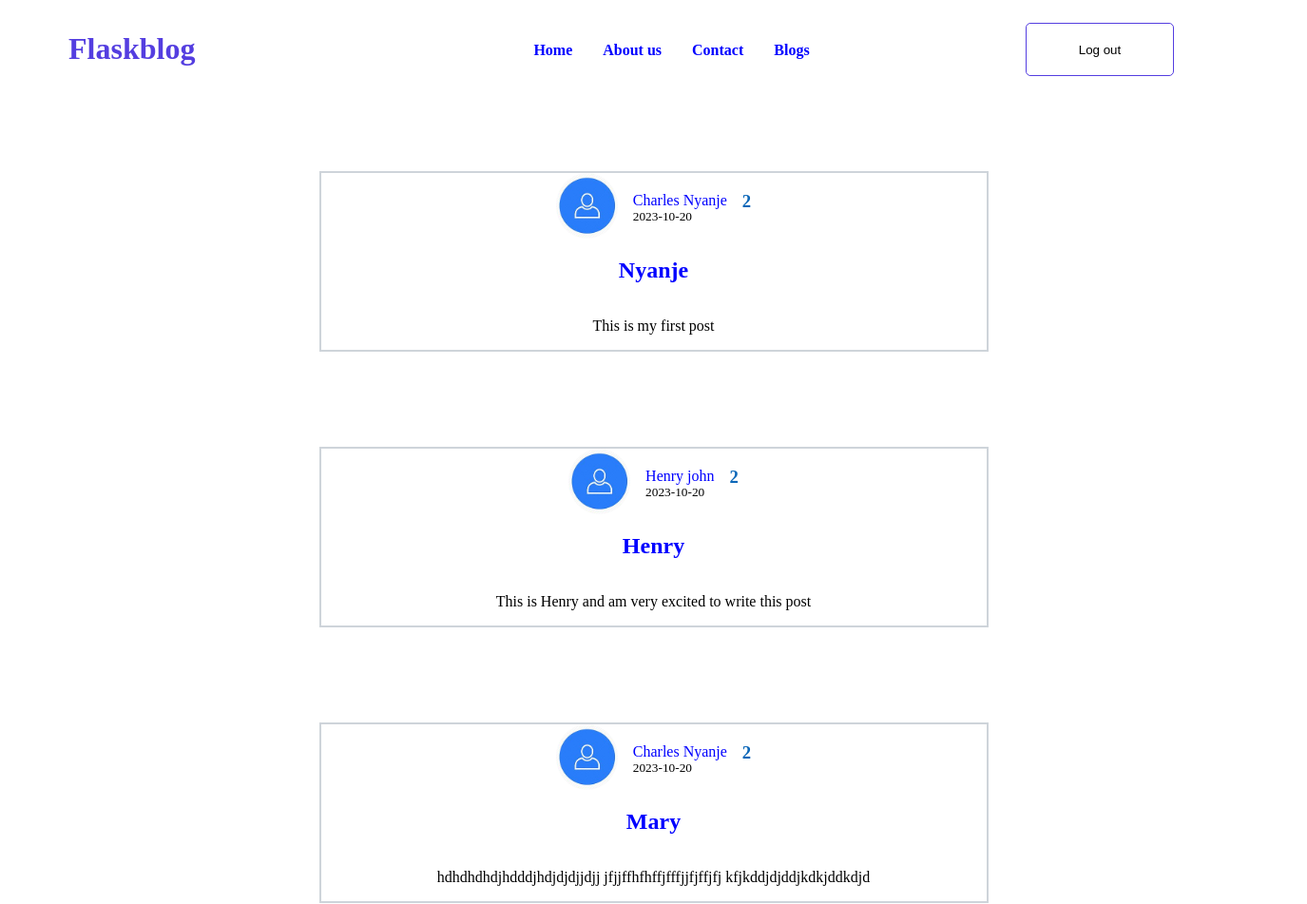
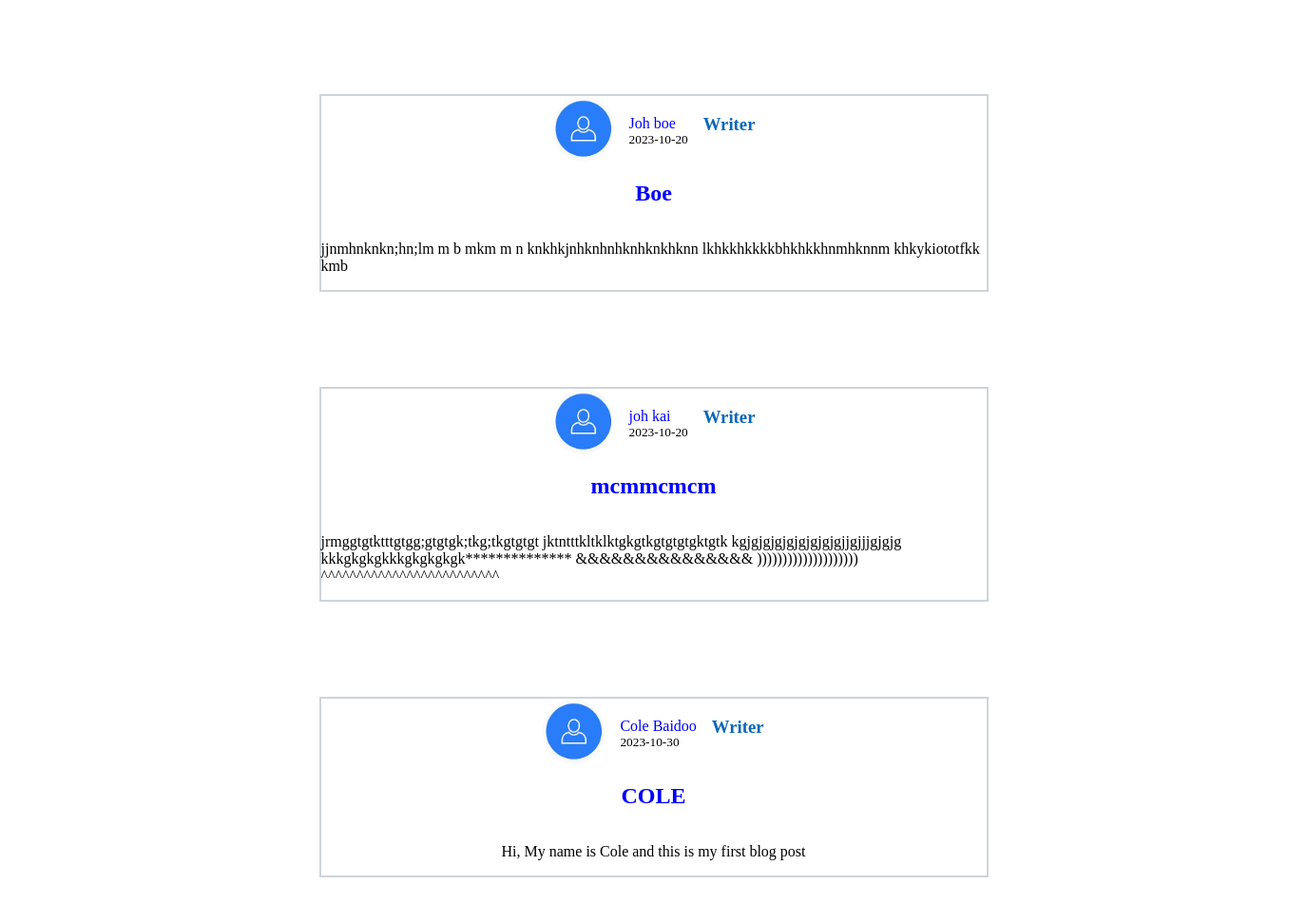
The page /posts on the database its author committed (2 pictures, top to bottom).
### flaskblog/models.py (models this page shows, shortened)
class Post(db.Model):
    __tablename__ = "post"
    id = db.Column(db.Integer, primary_key=True)
    title = db.Column(db.String(100), unique=True, nullable=False)
    date_posted = db.Column(db.DateTime, nullable=False,
                            default=datetime.utcnow)
    content = db.Column(db.Text, nullable=False)
    user_id = db.Column(db.Integer, db.ForeignKey('user.id'), nullable=False)

class User(UserMixin, db.Model):
    __tablename__ = "user"
    id = db.Column(db.Integer, primary_key=True)
    first_name = db.Column(db.String(20), unique=True,  nullable=False)
    last_name = db.Column(db.String(20), unique=True,  nullable=False)
    dynamic_selection = db.Column(db.String(20), nullable=False)
    email = db.Column(db.String(120), unique=True, nullable=False)
    image_file = db.Column(db.String(20), nullable=False,
                           default='default.jpg')
    password = db.Column(db.String(60), nullable=False)
    posts = db.relationship('Post', backref='author', lazy=True)

### flaskblog/routes.py (the view)
@app.route("/posts")
def blogs():
    posts = Post.query.all()
    return render_template('blogs.html', posts=posts)

### flaskblog/templates/blogs.html
{% extends "layout.html" %} {% block content %}
<header class="blog">
  <div class="logo">
    <h1>Flaskblog</h1>
  </div>
  <div class="nav__container">
    <div class="nav__links">
      <div>
        <a href="{{url_for('home')}}">Home</a>
      </div>
      <div>
        <a href="#about">About us</a>
      </div>
      <div>
        <a href="#footer">Contact</a>
      </div>
      <div><a href="{{url_for('blogs')}}">Blogs</a></div>
    </div>
    <div class="btns">
      <form action="{{url_for('logout')}}">
        <button class="signup__btn" >
          Log out
        </button>
      </form>
    </div>
  </div>
</header>
{% for post in posts %}
<article class="media">
  <div class="article-meta">
    <img
      class="rounded-circle article-img"
      src="{{url_for('static', filename='profile_pics/' + post.author.image_file) }}"
    />
    <div class="media-body">
      <a class="mr-2" href="#">{{ post.author.first_name }} {{post.author.last_name}}</a>
      <small class="text-muted"
        >{{ post.date_posted.strftime('%Y-%m-%d') }}</small>
    </div>
    <h3>{{post.author.dynamic_selection}}</h3>
  </div>
  <div class="content-sec">
    <h2><a class="article-title" href="{{url_for('post', post_id=post.id)}}">{{ post.title }}</a></h2>
    <p class="article-content">{{ post.content }}</p>
  </div>
</article>
{% endfor %} {% endblock content %}

### flaskblog/templates/layout.html (shortened to what this page needs)
<!DOCTYPE html>
<html lang="en">
  <head>
    <link rel="stylesheet" href="{{url_for('static', filename='main.css')}}" />
  </head>
  <body>
    {% block content %} {% endblock %}
  </body>
</html>

### flaskblog/static/main.css (style rules this page uses)
body { margin: 0; padding: 0; box-sizing: border-box; width: 100vw; overflow-x: hidden; }
a { text-decoration: none; color: blue; }
.logo { position: relative; left: 72px; top: 12px; }
.logo h1 { color: #543ee0; position: absolute; }
.nav__container { width: 805px; position: relative; left: 560px; }
.nav__links { display: flex; justify-content: center; align-items: center; height: 24px; top: 25px; gap: 2rem; position: relative; width: 293px; }
.nav__links div { font-weight: 700; position: relative; top: 16px; }
.btns { display: flex; justify-content: flex-end; align-items: center; gap: 2rem; width: 338px; position: relative; left: 337px; }
.signup__btn { height: 56px; width: 156px; border-radius: 5px; border: 1px solid #543ee0; background-color: #ffffff; }
.media { display: flex; justify-content: center; align-items: center; flex-direction: column; margin: 100px auto; border: 2px solid #ced4da; width: 700px; }
.media img { width: 65px; border-radius: 50%; }
.article-meta { display: flex; flex-direction: row; gap: 1rem; }
.media-body { display: flex; flex-direction: column; margin-top: 20px; }
.content-sec { display: flex; flex-direction: column; justify-content: center; align-items: center; }
h3 { color: rgb(11, 103, 184); }

### rows shown on the page
Post: image_file (placeholder picture), author.first_name "Charles", author.last_name "Nyanje", date_posted "2023-10-20", author.dynamic_selection "2", title "Nyanje", content "This is my first post"
Post: image_file (placeholder picture), author.first_name "Henry", author.last_name "john", date_posted "2023-10-20", author.dynamic_selection "2", title "Henry", content "This is Henry and am very excited to write this post"
Post: image_file (placeholder picture), author.first_name "Charles", author.last_name "Nyanje", date_posted "2023-10-20", author.dynamic_selection "2", title "Mary", content "hdhdhdhdjhdddjhdjdjdjjdjj jfjjffhfhffjfffjjfjffjfj kfjkddjdjddjkdkjddkdjd"
Post: image_file (placeholder picture), author.first_name "Joh", author.last_name "boe", date_posted "2023-10-20", author.dynamic_selection "Writer", title "Boe", content "jjnmhnknkn;hn;lm m b mkm m n knkhkjnhknhnhknhknkhknn lkhkkhkkkkbhkhkkhnmhknnm khkykiototfkk kmb"
Post: image_file (placeholder picture), author.first_name "joh", author.last_name "kai", date_posted "2023-10-20", author.dynamic_selection "Writer", title "mcmmcmcm", content "jrmggtgtktttgtgg;gtgtgk;tkg;tkgtgtgt jktntttkltklktgkgtkgtgtgtgktgtk kgjgjgjgjgjgjgjgjgjjgjjjgjgjg kkkgkgkgkkkgkgkgkgk************** &&&&&&&&&&&&&&& )))))))))))))))))))) ^^^^^^^^^^^^^^^^^^^^^^^^^"
Post: image_file (placeholder picture), author.first_name "Cole", author.last_name "Baidoo", date_posted "2023-10-30", author.dynamic_selection "Writer", title "COLE", content "Hi, My name is Cole and this is my first blog post"
